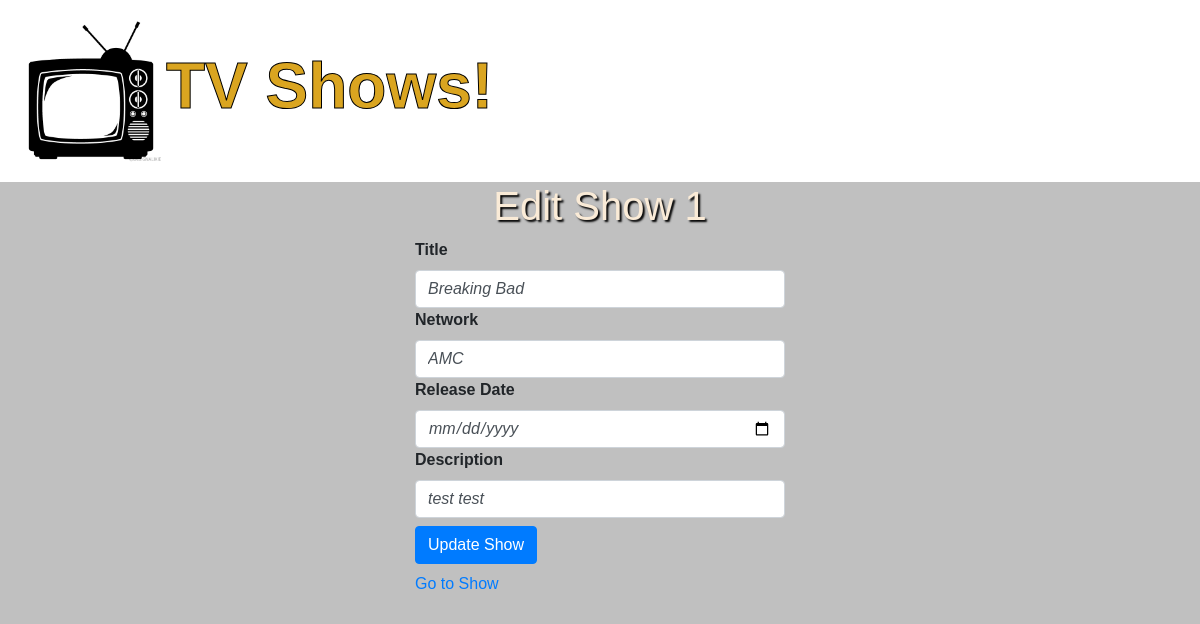
Before: /shows/1/edit with the older database file.
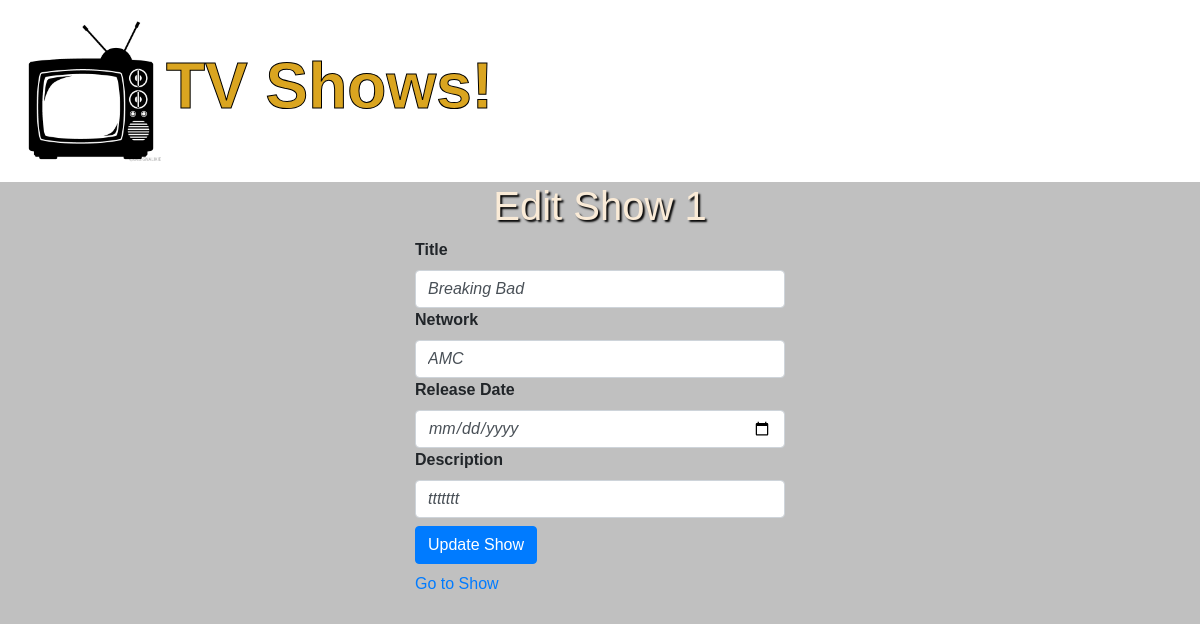
After: the same page with the newer database file.
### tv_app/models.py (models this page shows, shortened)
class Show(models.Model):
    title = models.CharField(max_length=20)
    network = models.CharField(max_length=20)
    date = models.DateField()
    desc = models.TextField()
    created_at = models.DateTimeField(auto_now_add=True)
    updated_at = models.DateTimeField(auto_now=True)
    objects = ShowManager()

### tv_app/views.py (the view)
def shows_edit(request, num):
    show = Show.objects.get(id=num)
    context = {
        "show": show
    }
    return render(request, 'edit.html', context)

### tv_app/templates/edit.html (shortened to what this page needs)
{% extends 'base.html' %}
{% block head %}
{% load static %}
<link rel="stylesheet" href="{% static 'css/style.css' %}">
{% endblock head %}
{% block content %}
<div class="container-fluid">
    <div class="row justify-content-center">
        <div class="col-4">
            <h1>Edit Show {{ show.id }} </h1>
            <form class="form-group mb-2" action="/shows/{{ show.id }}/update" method="post">
                <label class="font-weight-bold" for="title">Title</label>
                <input class="form-control font-italic" type=" text" name="title" value="{{ show.title }}">
                <label class="font-weight-bold" for="network">Network</label>
                <input class="form-control font-italic" type="text" name="network" value="{{ show.network }}">
                <label class="font-weight-bold" for="date">Release Date</label>
                <input class="form-control font-italic" type="date" name="date" value="{{ show.date }}">
                <label class="font-weight-bold" for="desc">Description</label>
                <input class="form-control font-italic" name="desc" value="{{ show.desc }}"></input>
                <button type="submit" class="btn btn-primary btn-md mt-2">Update Show</button>
            </form>
            <a href="/shows/{{ show.id }}">Go to Show</a>
        </div>
    </div>
</div>
{% endblock content %}

Changed rows visible on the page:
changed Show "Breaking Bad": desc "test test" → "ttttttt"
